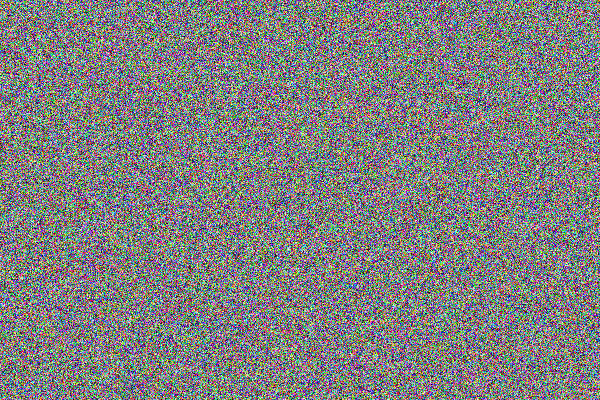
Frame 1 (no input)
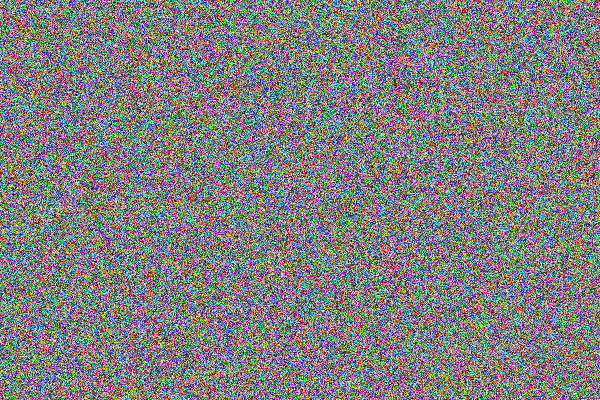
Frame 60 (no input)
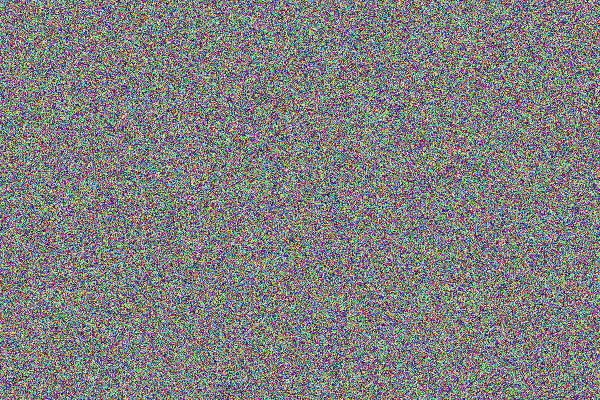
Frame 120 (the mouse pressed at the canvas centre since frame 60)

The p5.js sketch that drew these frames (run headless with seeded random() and noise() and a simulated clock; from frame 60 on, the mouse is pressed at the canvas centre):

// p5.js sketch
// ── sketch.js
let img;

function setup() {
  createCanvas(600, 400);

  img = createImage(width, height); // a blank image
}

function draw() {
  background(0);

  img.loadPixels();
  console.log(img.pixels.length); // w * h * 4 (1 pixel contains 4 values, RGBA.)
  for (let y = 0; y < img.height; y++) {
    for (let x = 0; x < img.width; x++) {
      let index = (x + y * img.width) * 4; // (x + y*w) * RGBA
      img.pixels[index + 0] = random(255); // R
      img.pixels[index + 1] = random(255); // G
      img.pixels[index + 2] = random(255); // B
      img.pixels[index + 3] = 255; // A
    }
  }
  img.updatePixels();

  image(img, 0, 0);
}
